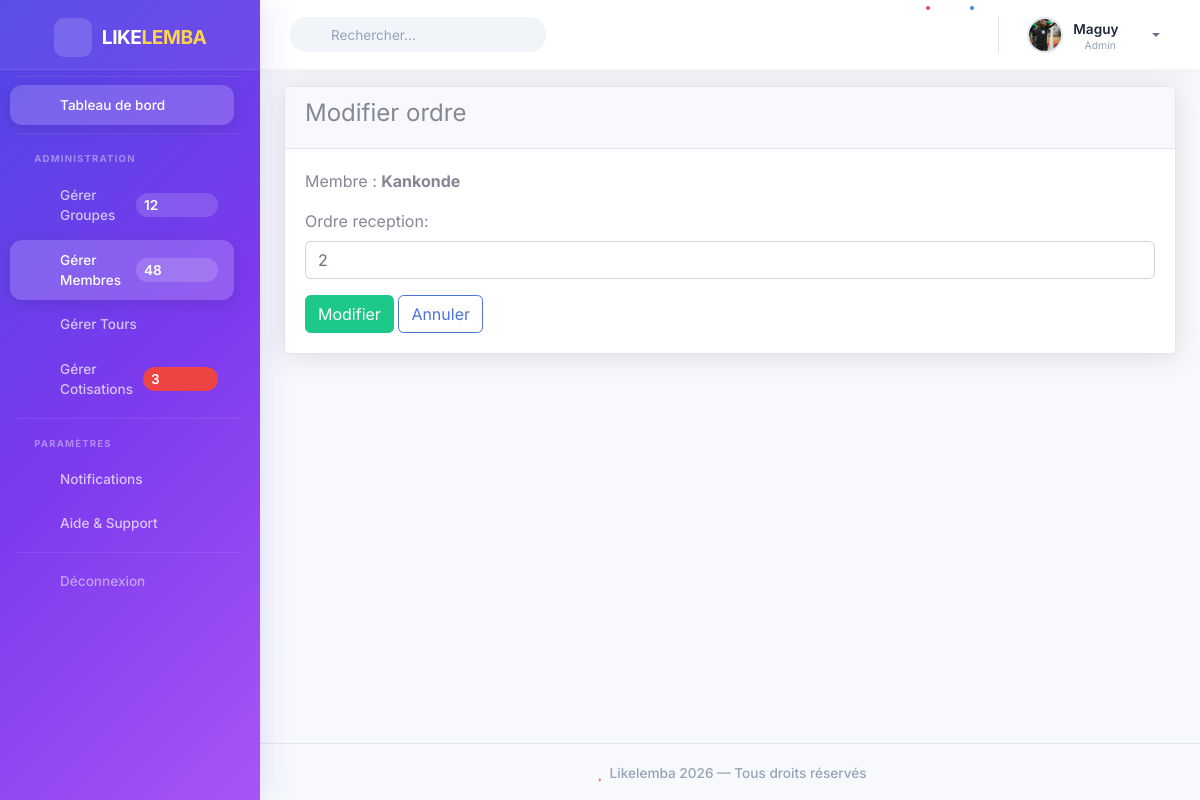
/membres/10/ordre/ (signed in), run on the app's committed database.
### authentification/models.py (models this page shows)
class Utilisateur(AbstractUser):
    telephone = models.CharField(max_length=20)
    ROLE_CHOICES = [
        ('ADMIN', 'Admin'),
        ('MEMBRE', 'Membre')
    ]
    role = models.CharField(max_length=10, choices=ROLE_CHOICES)
    photo = models.ImageField(upload_to='profiles/', null=True, blank=True)
    is_verified = models.BooleanField(default=False)

### likelemba_app/models.py (models this page shows, shortened)
class MembreGroupe(models.Model):
    utilisateur = models.ForeignKey(
        Utilisateur,
        on_delete=models.CASCADE,
        null=True,
        blank=True
    )
    groupe = models.ForeignKey(
        Groupe,
        on_delete=models.CASCADE,
        null=True,
        blank=True
    )
    nom = models.CharField(max_length=100, null=True, blank=True)
    telephone = models.CharField(max_length=20, blank=True)
    ordre_reception = models.IntegerField()
    @property
    def nom_affiche(self):
        if self.utilisateur:
            return self.utilisateur.username
        return self.nom or "Membre sans nom"
    class Meta:
        unique_together = ('utilisateur', 'groupe')

### likelemba_app/views.py (the view)
# urls.py: path('membres/<int:id>/ordre/', modifier_ordre_membre, name='modifier_ordre_membre'),
@login_required(login_url="login")
def modifier_ordre_membre(request, id):
    membre = get_object_or_404(
        MembreGroupe,
        id=id,
        groupe__admin=request.user  # 🔐 sécurité
    )
    if request.method == 'POST':
        form = OrdreMembreForm(request.POST, instance=membre, groupe=membre.groupe)
        if form.is_valid():
            form.save()
            messages.success(request, "Ordre modifié avec succès")
            return redirect('membres_groupe', groupe_id=membre.groupe.id)
    else:
        form = OrdreMembreForm(instance=membre, groupe=membre.groupe)
    return render(request, 'membres/modifier_ordre.html', {
        'form': form,
        'membre': membre
    })

### likelemba_app/forms.py (shortened to what this page needs)
class OrdreMembreForm(forms.ModelForm):
    class Meta:
        model = MembreGroupe
        fields = ['ordre_reception']
        widgets = {
            'ordre_reception': forms.NumberInput(attrs={
                'class': 'form-control',
                'placeholder': 'Ordre de reception'
            }),
        }
    def __init__(self, *args, **kwargs):
        self.groupe = kwargs.pop('groupe')
        super().__init__(*args, **kwargs)

### likelemba/templates/membres/modifier_ordre.html (shortened to what this page needs)
{% extends 'base.html' %}
{% block content %}
<div class="card shadow">
    <div class="card-header">
        <h4>Modifier ordre</h4>
    </div>
    <div class="card-body">
        <p>
            Membre : <strong>{{ membre.nom_affiche }}</strong>
        </p>
        <form method="POST">
            <div class="form-group">
                {{ form.ordre_reception.label_tag }}
                {{ form.ordre_reception }}
            </div>
            <button class="btn btn-success">
                Modifier
            </button>
            <a href="{% url 'membres_groupe' membre.groupe.id %}" class="btn btn-outline-primary">
                Annuler
            </a>
        </form>
    </div>
</div>
{% endblock %}

### likelemba/templates/components/navbar.html (shortened to what this page needs)
{% load static %}
<nav class="navbar navbar-expand navbar-light bg-white topbar mb-0 static-top shadow-sm">
    <form class="d-none d-sm-inline-block form-inline mr-auto my-2 my-md-0">
        <div class="search-wrapper">
            <i class="fas fa-search search-icon"></i>
            <input type="text" class="form-control" placeholder="Rechercher...">
        </div>
    </form>
    <ul class="navbar-nav ml-auto align-items-center" style="flex-direction: row; gap: 2px;">
        <li class="nav-item">
            <a class="nav-link" href="#" role="button" style="position: relative;">
                <i class="fas fa-bell fa-fw" style="font-size: 1.1rem;"></i>
                <span class="badge-dot"></span>
            </a>
        </li>
        <li class="nav-item">
            <a class="nav-link" href="#" role="button" style="position: relative;">
                <i class="fas fa-envelope fa-fw" style="font-size: 1.1rem;"></i>
                <span class="badge-dot blue"></span>
            </a>
        </li>
        <li class="nav-item">
            <a class="nav-link dropdown-toggle user-profile" href="#" id="userDropdown" role="button" data-toggle="dropdown" aria-haspopup="true" aria-expanded="false">
                {% if request.user.photo %}
                    <img src="{{ request.user.photo.url }}" alt="Photo de profil">
                {% else %}
                    <img src="{% static 'img/undraw_profile_2.svg' %}" alt="Photo de profil">
                {% endif %}
                <div class="user-info d-none d-lg-block">
                    <span class="user-name">{{ request.user.username }}</span>
                    <span class="user-role">
                        <i class="fas fa-circle" style="color: #22c55e;"></i>
                        {{ request.user.get_role_display }}
                    </span>
                </div>
                <i class="fas fa-chevron-down chevron"></i>
            </a>
        </li>
    </ul>
</nav>

### likelemba/templates/base.html (style rules this page uses)
:root { --primary-color: #4f46e5; --primary-gradient: linear-gradient(135deg, #4f46e5 0%, #7c3aed 50%, #a855f7 100%); --sidebar-width: 260px; --header-height: 70px; --shadow-card: 0 4px 20px rgba(0, 0, 0, 0.06); --shadow-hover: 0 8px 30px rgba(0, 0, 0, 0.12); --radius-lg: 16px; --radius-md: 12px; --radius-sm: 8px; --transition-smooth: all 0.3s cubic-bezier(0.4, 0, 0.2, 1); }
* { font-family: 'Inter', -apple-system, BlinkMacSystemFont, sans-serif; }
body { background: #f8fafc; }
.navbar { height: var(--header-height) !important; padding: 0 30px !important; background: #ffffff !important; box-shadow: 0 2px 20px rgba(0, 0, 0, 0.04) !important; border-bottom: 1px solid rgba(0, 0, 0, 0.04) !important; position: sticky; top: 0; z-index: 1030; display: flex; align-items: center; justify-content: space-between; }
.navbar .form-control { border-radius: var(--radius-lg) !important; padding: 9px 18px 9px 40px !important; font-size: 0.85rem; background: #f1f5f9 !important; border: 1px solid transparent !important; transition: var(--transition-smooth); min-width: 200px; }
.navbar .form-control::placeholder { color: #94a3b8; }
.navbar .search-wrapper { position: relative; }
.navbar .search-wrapper .search-icon { position: absolute; left: 14px; top: 50%; transform: translateY(-50%); color: #94a3b8; font-size: 0.85rem; }
.navbar .nav-link { padding: 8px 10px !important; border-radius: var(--radius-md) !important; color: #64748b !important; transition: var(--transition-smooth); position: relative; }
.navbar .nav-link .badge-dot { position: absolute; top: 4px; right: 4px; width: 8px; height: 8px; background: #ef4444; border-radius: 50%; border: 2px solid #ffffff; }
.navbar .nav-link .badge-dot.blue { background: #3b82f6; }
.user-profile { display: flex !important; align-items: center !important; gap: 10px; padding: 4px 12px 4px 8px !important; border-radius: var(--radius-lg) !important; cursor: pointer; transition: var(--transition-smooth); text-decoration: none; }
.user-profile .user-name { font-weight: 600; font-size: 0.85rem; color: #1e293b; }
.user-profile .user-role { font-size: 0.65rem; color: #94a3b8; display: block; margin-top: -2px; }
.user-profile .user-role i { font-size: 0.35rem; vertical-align: middle; margin-right: 4px; }
.user-profile img { width: 36px; height: 36px; border-radius: 50%; object-fit: cover; border: 2px solid #e2e8f0; transition: var(--transition-smooth); flex-shrink: 0; }
.user-profile .chevron { font-size: 0.6rem; color: #94a3b8; transition: var(--transition-smooth); margin-left: 2px; }

### data on the page
Utilisateur: user.photo (picture), user.username "Maguy", user.role "Admin"
MembreGroupe: nom_affiche "Kankonde", ordre_reception "2"
